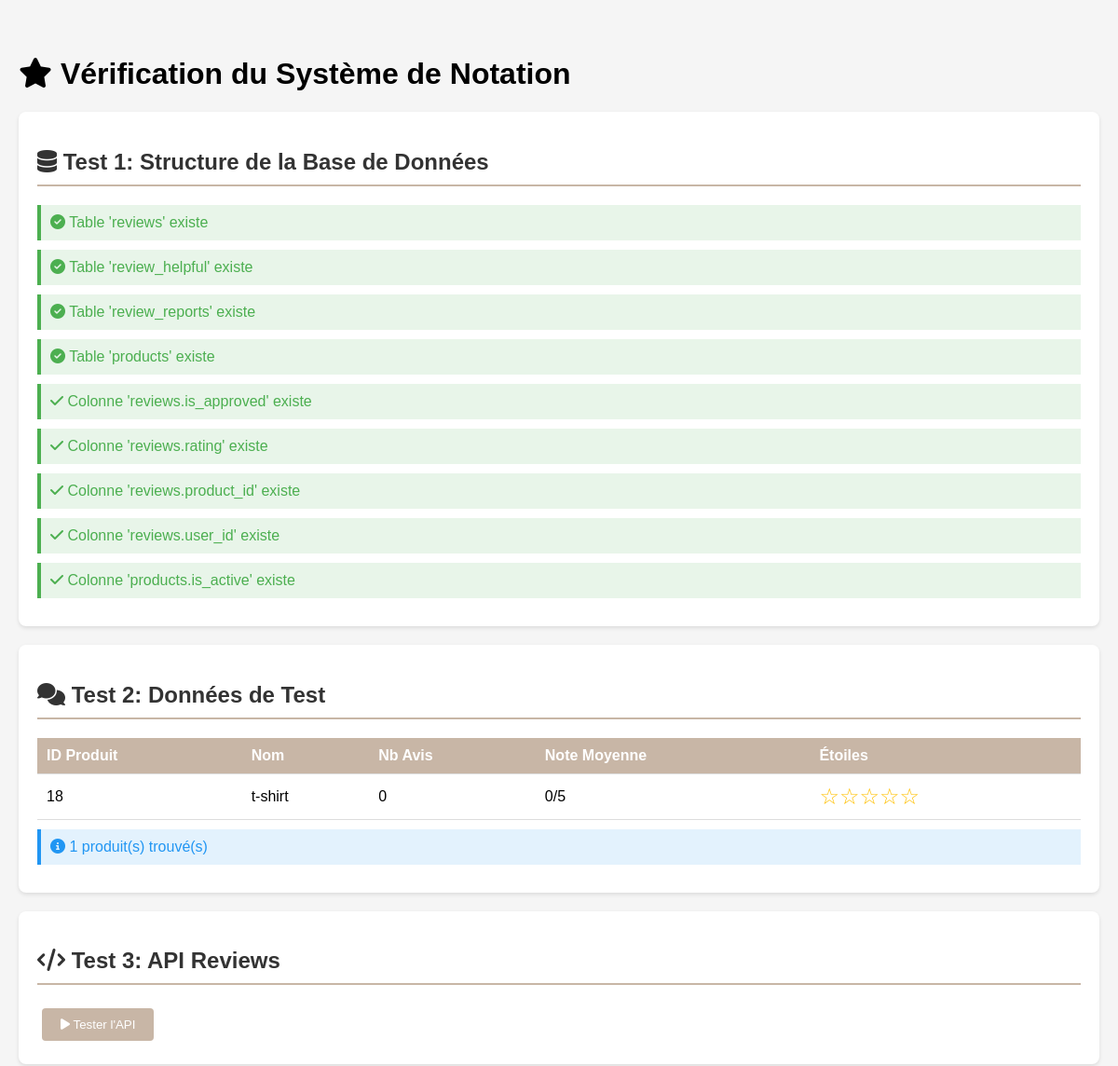
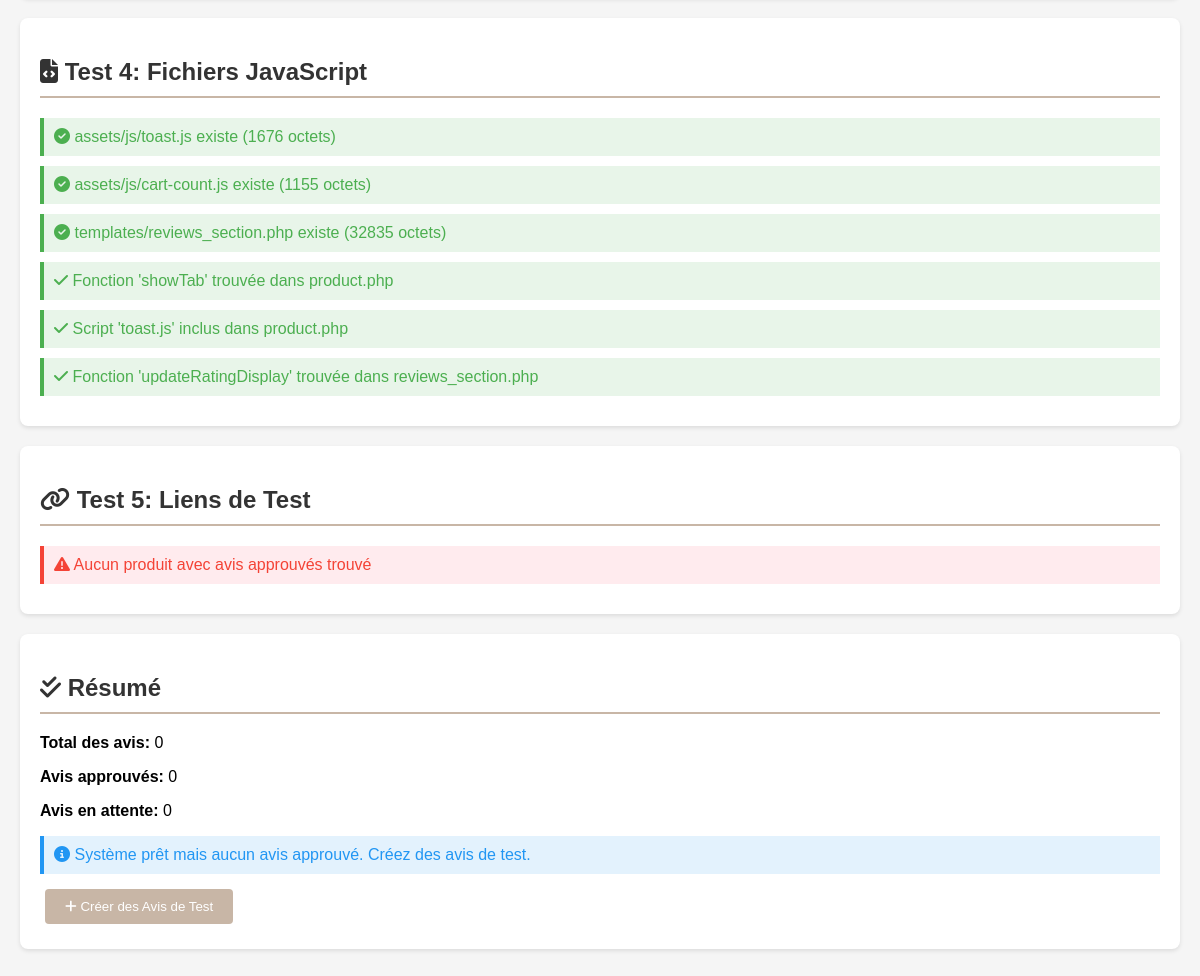
The app's page /verify_rating_system.php, older data (2 pictures, top to bottom).
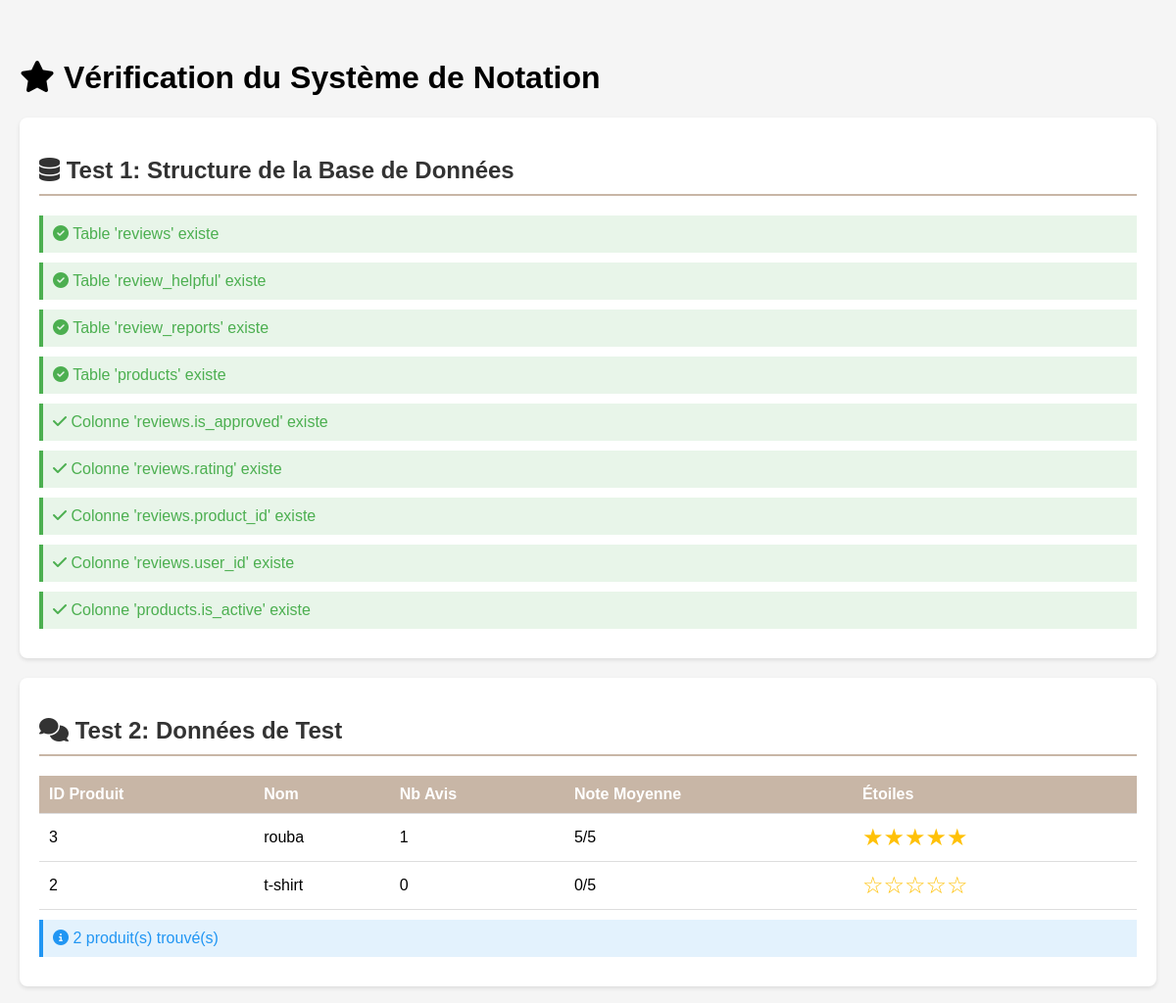
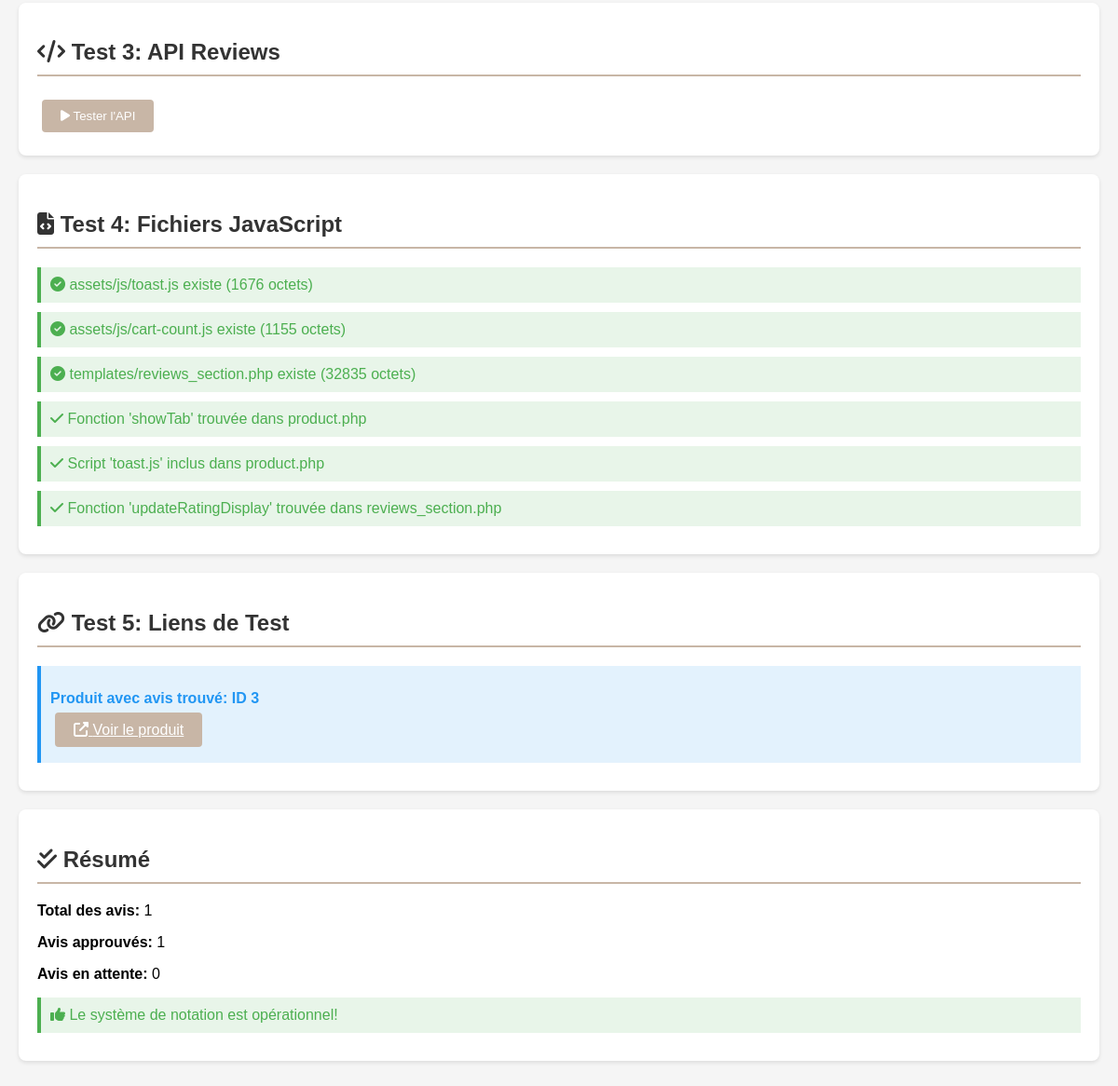
The same page, newer data (2 pictures, top to bottom).
### tables this page shows
CREATE TABLE `products` (
  `product_id` int(11) NOT NULL,
  `name` varchar(200) NOT NULL,
  `slug` varchar(200) NOT NULL,
  `description` text DEFAULT NULL,
  `short_description` varchar(500) DEFAULT NULL,
  `price` decimal(10,2) NOT NULL,
  `compare_price` decimal(10,2) DEFAULT NULL,
  `cost_price` decimal(10,2) DEFAULT NULL,
  `sku` varchar(100) DEFAULT NULL,
  `stock_quantity` int(11) NOT NULL DEFAULT 0,
  `min_stock_level` int(11) DEFAULT 5,
  `category_id` int(11) NOT NULL,
  `image_url` varchar(255) NOT NULL,
  `additional_images` longtext DEFAULT NULL CHECK (json_valid(`additional_images`)),
  `is_featured` tinyint(1) DEFAULT 0,
  `is_active` tinyint(1) DEFAULT 1,
  `weight` decimal(8,2) DEFAULT NULL,
  `dimensions` varchar(100) DEFAULT NULL,
  `tags` varchar(500) DEFAULT NULL,
  `meta_title` varchar(200) DEFAULT NULL,
  `meta_description` varchar(300) DEFAULT NULL,
  `view_count` int(11) DEFAULT 0,
  `created_at` timestamp NOT NULL DEFAULT current_timestamp(),
  `updated_at` timestamp NOT NULL DEFAULT current_timestamp() ON UPDATE current_timestamp()
);

### verify_rating_system.php (the view, shortened to what this page needs)
<!DOCTYPE html>
<html lang="fr">
<head>
    <link rel="stylesheet" href="https://cdnjs.cloudflare.com/ajax/libs/font-awesome/6.4.0/css/all.min.css">
</head>
<body>
    <h1><i class="fas fa-star"></i> Vérification du Système de Notation</h1>
    <div class="test-section">
        <h2><i class="fas fa-database"></i> Test 1: Structure de la Base de Données</h2>
        <?php
        include 'config/database.php';
        $tables_to_check = ['reviews', 'review_helpful', 'review_reports', 'products'];
        foreach ($tables_to_check as $table) {
            $query = "SHOW TABLES LIKE '$table'";
            $result = mysqli_query($cnx, $query);
            if (mysqli_num_rows($result) > 0) {
                echo "<div class='success'><i class='fas fa-check-circle'></i> Table '$table' existe</div>";
            } else {
                echo "<div class='error'><i class='fas fa-times-circle'></i> Table '$table' n'existe PAS</div>";
                $all_ok = false;
            }
        }
        $columns_check = [
            'reviews' => ['is_approved', 'rating', 'product_id', 'user_id'],
            'products' => ['is_active']
        ];
        foreach ($columns_check as $table => $columns) {
            foreach ($columns as $column) {
                $query = "SHOW COLUMNS FROM $table LIKE '$column'";
                $result = mysqli_query($cnx, $query);
                if (mysqli_num_rows($result) > 0) {
                    echo "<div class='success'><i class='fas fa-check'></i> Colonne '$table.$column' existe</div>";
                } else {
                    echo "<div class='error'><i class='fas fa-times'></i> Colonne '$table.$column' n'existe PAS</div>";
                    $all_ok = false;
                }
            }
        }
        ?>
    </div>
    <div class="test-section">
        <h2><i class="fas fa-comments"></i> Test 2: Données de Test</h2>
        <?php
        $query = "SELECT p.product_id, p.name, COUNT(r.id) as review_count, AVG(r.rating) as avg_rating
                  FROM products p
                  LEFT JOIN reviews r ON p.product_id = r.product_id AND r.is_approved = 1
                  WHERE p.is_active = 1
                  GROUP BY p.product_id
                  ORDER BY review_count DESC
                  LIMIT 5";
        $result = mysqli_query($cnx, $query);
        if (mysqli_num_rows($result) > 0) {
            echo "<table>";
            echo "<tr><th>ID Produit</th><th>Nom</th><th>Nb Avis</th><th>Note Moyenne</th><th>Étoiles</th></tr>";
            while ($row = mysqli_fetch_assoc($result)) {
                $avg = $row['avg_rating'] ? round($row['avg_rating'], 1) : 0;
                $stars = '';
                for ($i = 1; $i <= 5; $i++) {
                    $stars .= $i <= $avg ? '★' : '☆';
                }
                echo "<tr>";
                echo "<td>{$row['product_id']}</td>";
                echo "<td>" . htmlspecialchars($row['name']) . "</td>";
                echo "<td>{$row['review_count']}</td>";
                echo "<td>{$avg}/5</td>";
                echo "<td class='stars'>{$stars}</td>";
                echo "</tr>";
            }
            echo "</table>";
            echo "<div class='info'><i class='fas fa-info-circle'></i> " . mysqli_num_rows($result) . " produit(s) trouvé(s)</div>";
        } else {
            echo "<div class='error'><i class='fas fa-exclamation-triangle'></i> Aucun produit trouvé</div>";
        }
        ?>
    </div>
    <div class="test-section">
        <h2><i class="fas fa-code"></i> Test 3: API Reviews</h2>
        <button class="btn" onclick="testAPI()"><i class="fas fa-play"></i> Tester l'API</button>
    </div>
    <div class="test-section">
        <h2><i class="fas fa-file-code"></i> Test 4: Fichiers JavaScript</h2>
        <?php
        $js_files = [
            'assets/js/toast.js',
            'assets/js/cart-count.js',
            'templates/reviews_section.php'
        ];
        foreach ($js_files as $file) {
            if (file_exists($file)) {
                $size = filesize($file);
                echo "<div class='success'><i class='fas fa-check-circle'></i> $file existe ($size octets)</div>";
            } else {
                echo "<div class='error'><i class='fas fa-times-circle'></i> $file n'existe PAS</div>";
            }
        }
        $product_content = file_get_contents('product.php');
        if (strpos($product_content, 'function showTab') !== false) {
            echo "<div class='success'><i class='fas fa-check'></i> Fonction 'showTab' trouvée dans product.php</div>";
        }
        if (strpos($product_content, 'toast.js') !== false) {
            echo "<div class='success'><i class='fas fa-check'></i> Script 'toast.js' inclus dans product.php</div>";
        }
        $reviews_content = file_get_contents('templates/reviews_section.php');
        if (strpos($reviews_content, 'function updateRatingDisplay') !== false) {
            echo "<div class='success'><i class='fas fa-check'></i> Fonction 'updateRatingDisplay' trouvée dans reviews_section.php</div>";
        } else {
            echo "<div class='error'><i class='fas fa-times'></i> Fonction 'updateRatingDisplay' NON trouvée dans reviews_section.php</div>";
        }
        ?>
    </div>
    <div class="test-section">
        <h2><i class="fas fa-link"></i> Test 5: Liens de Test</h2>
        <?php
        $query = "SELECT p.product_id FROM products p
                  INNER JOIN reviews r ON p.product_id = r.product_id
                  WHERE p.is_active = 1 AND r.is_approved = 1
                  LIMIT 1";
        $result = mysqli_query($cnx, $query);
        $product = mysqli_fetch_assoc($result);
        if ($product) {
            $product_id = $product['product_id'];
            echo "<div class='info'>";
            echo "<p><strong>Produit avec avis trouvé: ID $product_id</strong></p>";
            echo "<p><a href='product.php?id=$product_id' target='_blank' class='btn'>";
            echo "<i class='fas fa-external-link-alt'></i> Voir le produit</a></p>";
            echo "</div>";
        } else {
            echo "<div class='error'><i class='fas fa-exclamation-triangle'></i> Aucun produit avec avis approuvés trouvé</div>";
        }
        ?>
    </div>
    <div class="test-section">
        <h2><i class="fas fa-check-double"></i> Résumé</h2>
        <div id="summary">
            <?php
            $total_reviews = mysqli_fetch_assoc(mysqli_query($cnx, "SELECT COUNT(*) as count FROM reviews"))['count'];
            $approved_reviews = mysqli_fetch_assoc(mysqli_query($cnx, "SELECT COUNT(*) as count FROM reviews WHERE is_approved = 1"))['count'];
            $pending_reviews = $total_reviews - $approved_reviews;
            echo "<p><strong>Total des avis:</strong> $total_reviews</p>";
            echo "<p><strong>Avis approuvés:</strong> $approved_reviews</p>";
            echo "<p><strong>Avis en attente:</strong> $pending_reviews</p>";
            if ($approved_reviews > 0) {
                echo "<div class='success'><i class='fas fa-thumbs-up'></i> Le système de notation est opérationnel!</div>";
            } else {
                echo "<div class='info'><i class='fas fa-info-circle'></i> Système prêt mais aucun avis approuvé. Créez des avis de test.</div>";
                echo "<button class='btn' onclick='createTestReviews()'><i class='fas fa-plus'></i> Créer des Avis de Test</button>";
            }
            ?>
        </div>
    </div>
</body>
</html>

### verify_rating_system.php (style rules this page uses)
body { font-family: Arial, sans-serif; max-width: 1200px; margin: 20px auto; padding: 20px; background: #f5f5f5; }
.test-section { background: white; padding: 20px; margin: 20px 0; border-radius: 8px; box-shadow: 0 2px 4px rgba(0,0,0,0.1); }
.test-section h2 { color: #333; border-bottom: 2px solid #C8B6A6; padding-bottom: 10px; }
.success { color: #4CAF50; padding: 10px; background: #e8f5e9; border-left: 4px solid #4CAF50; margin: 10px 0; }
.info { color: #2196F3; padding: 10px; background: #e3f2fd; border-left: 4px solid #2196F3; margin: 10px 0; }
.stars { font-size: 24px; color: #ffc107; }
table { width: 100%; border-collapse: collapse; margin: 10px 0; }
table th, table td { padding: 10px; text-align: left; border-bottom: 1px solid #ddd; }
table th { background: #C8B6A6; color: white; }
.btn { background: #C8B6A6; color: white; padding: 10px 20px; border: none; border-radius: 4px; cursor: pointer; margin: 5px; }
.error { color: #f44336; padding: 10px; background: #ffebee; border-left: 4px solid #f44336; margin: 10px 0; }

Row changes from the older to the newer data that the page shows:
removed products: product_id "18", name "t-shirt", review_count "0", avg "0", stars "☆☆☆☆☆"
added products: product_id "3", name "rouba", review_count "1", avg "5", stars "★★★★★"
added products: product_id "2", name "t-shirt", review_count "0", avg "0", stars "☆☆☆☆☆"
Text that changed along with them:
mysqli_num_rows($result): "1" → "2"
$total_reviews: "0" → "1"
$approved_reviews: "0" → "1"
text no longer shown: "Aucun produit avec avis approuvés trouvé Système prêt mais aucun avis approuvé. Créez des avis de test. Créer des Avis de Test"
text now shown: "Produit avec avis trouvé: ID Voir le produit Le système de notation est opérationnel!"
